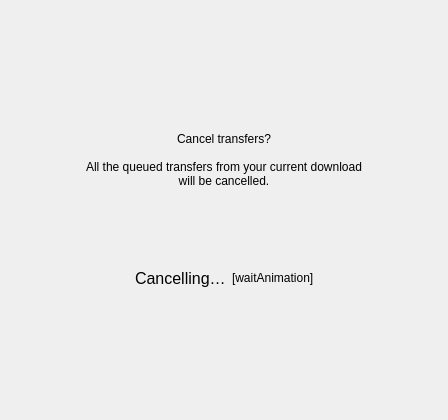
<?xml version="1.0" encoding="UTF-8"?>
<ui version="4.0">
 <class>CancelConfirmWidget</class>
 <widget class="QWidget" name="CancelConfirmWidget">
  <property name="geometry">
   <rect>
    <x>0</x>
    <y>0</y>
    <width>448</width>
    <height>420</height>
   </rect>
  </property>
  <property name="windowTitle">
   <string notr="true"/>
  </property>
  <layout class="QVBoxLayout" name="verticalLayout">
   <item>
    <spacer name="verticalSpacer_3">
     <property name="orientation">
      <enum>Qt::Vertical</enum>
     </property>
     <property name="sizeHint" stdset="0">
      <size>
       <width>20</width>
       <height>50</height>
      </size>
     </property>
    </spacer>
   </item>
   <item>
    <layout class="QHBoxLayout" name="horizontalLayout_2">
     <item>
      <spacer name="horizontalSpacer_3">
       <property name="orientation">
        <enum>Qt::Horizontal</enum>
       </property>
       <property name="sizeHint" stdset="0">
        <size>
         <width>40</width>
         <height>20</height>
        </size>
       </property>
      </spacer>
     </item>
     <item>
      <widget class="QLabel" name="lWarningIcon">
       <property name="text">
        <string/>
       </property>
       <property name="pixmap">
        <pixmap resource="../Resources_common.qrc">:/images/icon_warning.png</pixmap>
       </property>
      </widget>
     </item>
     <item>
      <spacer name="horizontalSpacer_4">
       <property name="orientation">
        <enum>Qt::Horizontal</enum>
       </property>
       <property name="sizeHint" stdset="0">
        <size>
         <width>40</width>
         <height>20</height>
        </size>
       </property>
      </spacer>
     </item>
    </layout>
   </item>
   <item>
    <spacer name="verticalSpacer_4">
     <property name="orientation">
      <enum>Qt::Vertical</enum>
     </property>
     <property name="sizeType">
      <enum>QSizePolicy::Fixed</enum>
     </property>
     <property name="sizeHint" stdset="0">
      <size>
       <width>20</width>
       <height>5</height>
      </size>
     </property>
    </spacer>
   </item>
   <item>
    <layout class="QHBoxLayout" name="horizontalLayout_3">
     <item>
      <spacer name="horizontalSpacer_5">
       <property name="orientation">
        <enum>Qt::Horizontal</enum>
       </property>
       <property name="sizeHint" stdset="0">
        <size>
         <width>40</width>
         <height>20</height>
        </size>
       </property>
      </spacer>
     </item>
     <item>
      <widget class="QLabel" name="lCancelTransfers">
       <property name="text">
        <string>Cancel transfers?</string>
       </property>
       <property name="role" stdset="0">
        <string notr="true">title</string>
       </property>
      </widget>
     </item>
     <item>
      <spacer name="horizontalSpacer_6">
       <property name="orientation">
        <enum>Qt::Horizontal</enum>
       </property>
       <property name="sizeHint" stdset="0">
        <size>
         <width>40</width>
         <height>20</height>
        </size>
       </property>
      </spacer>
     </item>
    </layout>
   </item>
   <item>
    <spacer name="verticalSpacer_5">
     <property name="orientation">
      <enum>Qt::Vertical</enum>
     </property>
     <property name="sizeType">
      <enum>QSizePolicy::Fixed</enum>
     </property>
     <property name="sizeHint" stdset="0">
      <size>
       <width>20</width>
       <height>5</height>
      </size>
     </property>
    </spacer>
   </item>
   <item>
    <layout class="QHBoxLayout" name="horizontalLayout_4">
     <item>
      <spacer name="horizontalSpacer_7">
       <property name="orientation">
        <enum>Qt::Horizontal</enum>
       </property>
       <property name="sizeType">
        <enum>QSizePolicy::MinimumExpanding</enum>
       </property>
       <property name="sizeHint" stdset="0">
        <size>
         <width>30</width>
         <height>20</height>
        </size>
       </property>
      </spacer>
     </item>
     <item>
      <widget class="QLabel" name="lExplanation">
       <property name="text">
        <string>All the queued transfers from your current download will be cancelled.</string>
       </property>
       <property name="alignment">
        <set>Qt::AlignCenter</set>
       </property>
       <property name="wordWrap">
        <bool>true</bool>
       </property>
       <property name="role" stdset="0">
        <string notr="true">details</string>
       </property>
      </widget>
     </item>
     <item>
      <spacer name="horizontalSpacer_8">
       <property name="orientation">
        <enum>Qt::Horizontal</enum>
       </property>
       <property name="sizeType">
        <enum>QSizePolicy::MinimumExpanding</enum>
       </property>
       <property name="sizeHint" stdset="0">
        <size>
         <width>30</width>
         <height>20</height>
        </size>
       </property>
      </spacer>
     </item>
    </layout>
   </item>
   <item>
    <spacer name="verticalSpacer">
     <property name="orientation">
      <enum>Qt::Vertical</enum>
     </property>
     <property name="sizeType">
      <enum>QSizePolicy::Fixed</enum>
     </property>
     <property name="sizeHint" stdset="0">
      <size>
       <width>20</width>
       <height>40</height>
      </size>
     </property>
    </spacer>
   </item>
   <item>
    <widget class="QStackedWidget" name="cancelControlStack">
     <property name="currentIndex">
      <number>1</number>
     </property>
     <widget class="QWidget" name="pCancelChoice">
      <layout class="QHBoxLayout" name="horizontalLayout">
       <item>
        <spacer name="horizontalSpacer">
         <property name="orientation">
          <enum>Qt::Horizontal</enum>
         </property>
         <property name="sizeHint" stdset="0">
          <size>
           <width>111</width>
           <height>20</height>
          </size>
         </property>
        </spacer>
       </item>
       <item>
        <widget class="QPushButton" name="pDismiss">
         <property name="cursor">
          <cursorShape>PointingHandCursor</cursorShape>
         </property>
         <property name="text">
          <string>No, continue</string>
         </property>
        </widget>
       </item>
       <item>
        <widget class="QPushButton" name="pProceed">
         <property name="cursor">
          <cursorShape>PointingHandCursor</cursorShape>
         </property>
         <property name="text">
          <string>Yes, cancel</string>
         </property>
        </widget>
       </item>
       <item>
        <spacer name="horizontalSpacer_2">
         <property name="orientation">
          <enum>Qt::Horizontal</enum>
         </property>
         <property name="sizeHint" stdset="0">
          <size>
           <width>110</width>
           <height>20</height>
          </size>
         </property>
        </spacer>
       </item>
      </layout>
     </widget>
     <widget class="QWidget" name="pCancelling">
      <layout class="QHBoxLayout" name="horizontalLayout_5">
       <item>
        <spacer name="horizontalSpacer_9">
         <property name="orientation">
          <enum>Qt::Horizontal</enum>
         </property>
         <property name="sizeHint" stdset="0">
          <size>
           <width>40</width>
           <height>20</height>
          </size>
         </property>
        </spacer>
       </item>
       <item>
        <widget class="QLabel" name="label">
         <property name="styleSheet">
          <string notr="true">font-size: 16px;
font-weight:400;</string>
         </property>
         <property name="text">
          <string>Cancelling…</string>
         </property>
        </widget>
       </item>
       <item>
        <widget class="QLabel" name="lWaitAnimation">
         <property name="text">
          <string notr="true">[waitAnimation]</string>
         </property>
        </widget>
       </item>
       <item>
        <spacer name="horizontalSpacer_10">
         <property name="orientation">
          <enum>Qt::Horizontal</enum>
         </property>
         <property name="sizeHint" stdset="0">
          <size>
           <width>40</width>
           <height>20</height>
          </size>
         </property>
        </spacer>
       </item>
      </layout>
     </widget>
    </widget>
   </item>
   <item>
    <spacer name="verticalSpacer_2">
     <property name="orientation">
      <enum>Qt::Vertical</enum>
     </property>
     <property name="sizeHint" stdset="0">
      <size>
       <width>20</width>
       <height>50</height>
      </size>
     </property>
    </spacer>
   </item>
  </layout>
 </widget>
 <resources>
  <include location="../Resources_common.qrc"/>
 </resources>
 <connections/>
</ui>
